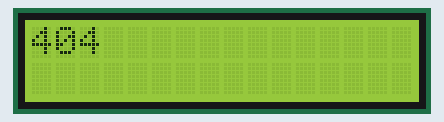
Simulated run of this sketch. Board: Arduino Mega 2560, built with avr-gcc and run on an emulated ATmega2560. Shown: 16×2 character LCD.

Above: at 0.14 s.
At 0.6 s:
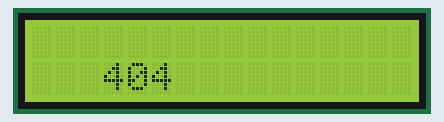
At 1.21 s:
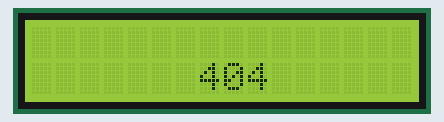
At 2.28 s:
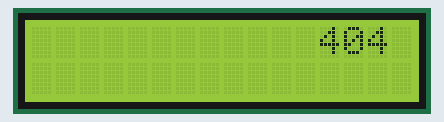
At 3.35 s:
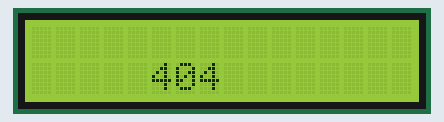
At 4.42 s:
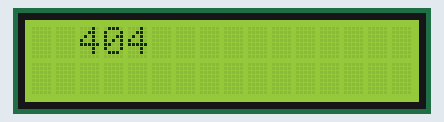

Measured:
- by itself, everything shown: repeats every 4.0 s, in 26 steps

The sketch:

404_DISPLAY.ino
```cpp
#include <LiquidCrystal.h>

LiquidCrystal lcd(44, 45, 46, 47, 48, 49);

int x = 0;
int y = 0;
int dx = 1;
int dy = 1;

void setup() {
  lcd.begin(16, 2);
  lcd.clear();
}

void loop() {
  lcd.clear();
  lcd.setCursor(x, y);
  lcd.print("404");
  delay(150);

  x += dx;
  y += dy;

  if (x <= 0 || x >= 13) {
    dx = -dx;
  }

  if (y <= 0 || y >= 1) {
    dy = -dy;
  }
}
```
